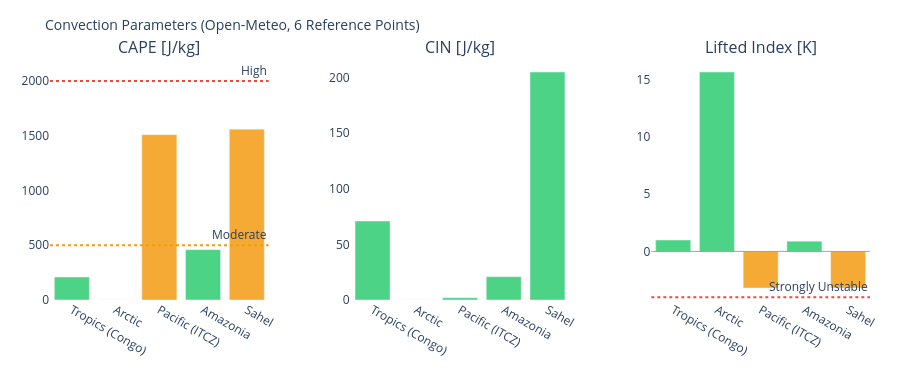

The code cell stored with this chart in its notebook:
### Markdown cell above
---
## 3. Visualizations

### Code cell
# ============================================================
# CAPE / CIN / LIFTED INDEX – Convection potential
# ============================================================

if not df_atm.empty:
    fig = make_subplots(
        rows=1, cols=3,
        subplot_titles=['CAPE [J/kg]', 'CIN [J/kg]', 'Lifted Index [K]'],
        horizontal_spacing=0.1
    )
    pts = df_atm['point'].tolist()
    pt_colors = ['#E85D24','#185FA5','#888780','#378ADD','#639922','#F2A623']

    # CAPE – höher = mehr Gewitterpotential
    cape_vals = df_atm['cape'].fillna(0).tolist()
    cape_colors = ['#e74c3c' if v > 2000 else '#f39c12' if v > 500 else '#2ecc71'
                   for v in cape_vals]
    fig.add_trace(go.Bar(x=pts, y=cape_vals, marker_color=cape_colors,
                         opacity=0.85, showlegend=False), row=1, col=1)
    fig.add_hline(y=2000, line_dash='dot', line_color='#e74c3c',
                  annotation_text='High', row=1, col=1)
    fig.add_hline(y=500,  line_dash='dot', line_color='#f39c12',
                  annotation_text='Moderate', row=1, col=1)

    # CIN – negativer = stärker gedeckelt (weniger Auslöse)
    cin_vals = df_atm['cin'].fillna(0).tolist()
    cin_colors = ['#e74c3c' if v < -200 else '#f39c12' if v < -50 else '#2ecc71'
                  for v in cin_vals]
    fig.add_trace(go.Bar(x=pts, y=cin_vals, marker_color=cin_colors,
                         opacity=0.85, showlegend=False), row=1, col=2)

    # Lifted Index – negativ = instabil
    li_vals = df_atm['li'].fillna(0).tolist()
    li_colors = ['#e74c3c' if v < -4 else '#f39c12' if v < 0 else '#2ecc71'
                 for v in li_vals]
    fig.add_trace(go.Bar(x=pts, y=li_vals, marker_color=li_colors,
                         opacity=0.85, showlegend=False), row=1, col=3)
    fig.add_hline(y=0, line_color='gray', line_width=0.7, row=1, col=3)
    fig.add_hline(y=-4, line_dash='dot', line_color='#e74c3c',
                  annotation_text='Strongly Unstable', row=1, col=3)

    fig.update_layout(
        title=dict(text='Convection Parameters (Open-Meteo, 6 Reference Points)', font=dict(size=14)),
        height=380, plot_bgcolor='rgba(0,0,0,0)', paper_bgcolor='rgba(0,0,0,0)',
        margin=dict(l=50, r=30, t=60, b=80)
    )
    fig.update_xaxes(tickangle=30)
    fig.show()

### Figure 1 — Plotly figure (JSON) as saved in the notebook; plotly's stock layout.template omitted (floating-point values rounded to 4 significant figures)
{"data": [{"marker": {"color": ["#2ecc71", "#2ecc71", "#f39c12", "#2ecc71", "#f39c12"]}, "opacity": 0.85, "showlegend": false, "type": "bar", "x": ["Tropics (Congo)", "Arctic", "Pacific (ITCZ)", "Amazonia", "Sahel"], "xaxis": "x", "y": [210.0, 0.0, 1510.0, 460.0, 1560.0], "yaxis": "y"}, {"marker": {"color": ["#2ecc71", "#2ecc71", "#2ecc71", "#2ecc71", "#2ecc71"]}, "opacity": 0.85, "showlegend": false, "type": "bar", "x": ["Tropics (Congo)", "Arctic", "Pacific (ITCZ)", "Amazonia", "Sahel"], "xaxis": "x2", "y": [71.0, 0.0, 2.0, 21.0, 205.0], "yaxis": "y2"}, {"marker": {"color": ["#2ecc71", "#2ecc71", "#f39c12", "#2ecc71", "#f39c12"]}, "opacity": 0.85, "showlegend": false, "type": "bar", "x": ["Tropics (Congo)", "Arctic", "Pacific (ITCZ)", "Amazonia", "Sahel"], "xaxis": "x3", "y": [1.0, 15.7, -3.2, 0.9, -3.2], "yaxis": "y3"}], "layout": {"annotations": [{"font": {"size": 16}, "showarrow": false, "text": "CAPE [J/kg]", "x": 0.1333, "xanchor": "center", "xref": "paper", "y": 1.0, "yanchor": "bottom", "yref": "paper"}, {"font": {"size": 16}, "showarrow": false, "text": "CIN [J/kg]", "x": 0.5, "xanchor": "center", "xref": "paper", "y": 1.0, "yanchor": "bottom", "yref": "paper"}, {"font": {"size": 16}, "showarrow": false, "text": "Lifted Index [K]", "x": 0.8667, "xanchor": "center", "xref": "paper", "y": 1.0, "yanchor": "bottom", "yref": "paper"}, {"showarrow": false, "text": "High", "x": 1, "xanchor": "right", "xref": "x domain", "y": 2000, "yanchor": "bottom", "yref": "y"}, {"showarrow": false, "text": "Moderate", "x": 1, "xanchor": "right", "xref": "x domain", "y": 500, "yanchor": "bottom", "yref": "y"}, {"showarrow": false, "text": "Strongly Unstable", "x": 1, "xanchor": "right", "xref": "x3 domain", "y": -4, "yanchor": "bottom", "yref": "y3"}], "height": 380, "margin": {"b": 80, "l": 50, "r": 30, "t": 60}, "paper_bgcolor": "rgba(0,0,0,0)", "plot_bgcolor": "rgba(0,0,0,0)", "shapes": [{"line": {"color": "#e74c3c", "dash": "dot"}, "type": "line", "x0": 0, "x1": 1, "xref": "x domain", "y0": 2000, "y1": 2000, "yref": "y"}, {"line": {"color": "#f39c12", "dash": "dot"}, "type": "line", "x0": 0, "x1": 1, "xref": "x domain", "y0": 500, "y1": 500, "yref": "y"}, {"line": {"color": "gray", "width": 0.7}, "type": "line", "x0": 0, "x1": 1, "xref": "x3 domain", "y0": 0, "y1": 0, "yref": "y3"}, {"line": {"color": "#e74c3c", "dash": "dot"}, "type": "line", "x0": 0, "x1": 1, "xref": "x3 domain", "y0": -4, "y1": -4, "yref": "y3"}], "title": {"font": {"size": 14}, "text": "Convection Parameters (Open-Meteo, 6 Reference Points)"}, "xaxis": {"anchor": "y", "domain": [0.0, 0.2667], "tickangle": 30}, "xaxis2": {"anchor": "y2", "domain": [0.3667, 0.6333], "tickangle": 30}, "xaxis3": {"anchor": "y3", "domain": [0.7333, 1.0], "tickangle": 30}, "yaxis": {"anchor": "x", "domain": [0.0, 1.0]}, "yaxis2": {"anchor": "x2", "domain": [0.0, 1.0]}, "yaxis3": {"anchor": "x3", "domain": [0.0, 1.0]}}}
